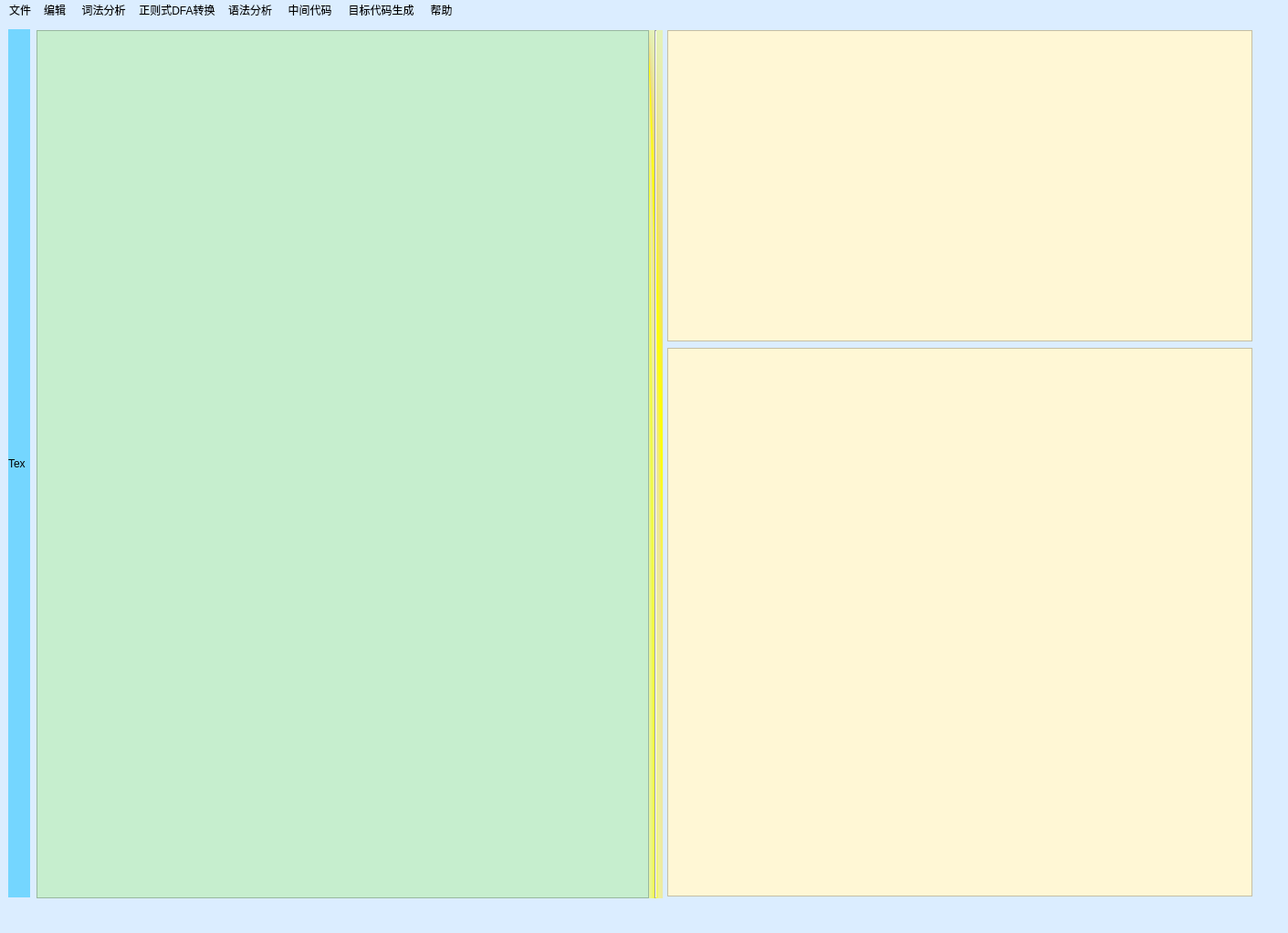
<?xml version="1.0" encoding="UTF-8"?>
<ui version="4.0">
 <class>MainWindow</class>
 <widget class="QMainWindow" name="MainWindow">
  <property name="geometry">
   <rect>
    <x>0</x>
    <y>0</y>
    <width>1411</width>
    <height>1022</height>
   </rect>
  </property>
  <property name="maximumSize">
   <size>
    <width>1411</width>
    <height>1422</height>
   </size>
  </property>
  <property name="palette">
   <palette>
    <active>
     <colorrole role="WindowText">
      <brush brushstyle="SolidPattern">
       <color alpha="255">
        <red>255</red>
        <green>255</green>
        <blue>255</blue>
       </color>
      </brush>
     </colorrole>
     <colorrole role="Button">
      <brush brushstyle="SolidPattern">
       <color alpha="255">
        <red>219</red>
        <green>237</green>
        <blue>255</blue>
       </color>
      </brush>
     </colorrole>
     <colorrole role="Base">
      <brush brushstyle="SolidPattern">
       <color alpha="255">
        <red>219</red>
        <green>237</green>
        <blue>255</blue>
       </color>
      </brush>
     </colorrole>
     <colorrole role="Window">
      <brush brushstyle="SolidPattern">
       <color alpha="255">
        <red>219</red>
        <green>237</green>
        <blue>255</blue>
       </color>
      </brush>
     </colorrole>
    </active>
    <inactive>
     <colorrole role="WindowText">
      <brush brushstyle="SolidPattern">
       <color alpha="255">
        <red>255</red>
        <green>255</green>
        <blue>255</blue>
       </color>
      </brush>
     </colorrole>
     <colorrole role="Button">
      <brush brushstyle="SolidPattern">
       <color alpha="255">
        <red>219</red>
        <green>237</green>
        <blue>255</blue>
       </color>
      </brush>
     </colorrole>
     <colorrole role="Base">
      <brush brushstyle="SolidPattern">
       <color alpha="255">
        <red>219</red>
        <green>237</green>
        <blue>255</blue>
       </color>
      </brush>
     </colorrole>
     <colorrole role="Window">
      <brush brushstyle="SolidPattern">
       <color alpha="255">
        <red>219</red>
        <green>237</green>
        <blue>255</blue>
       </color>
      </brush>
     </colorrole>
    </inactive>
    <disabled>
     <colorrole role="WindowText">
      <brush brushstyle="SolidPattern">
       <color alpha="255">
        <red>120</red>
        <green>120</green>
        <blue>120</blue>
       </color>
      </brush>
     </colorrole>
     <colorrole role="Button">
      <brush brushstyle="SolidPattern">
       <color alpha="255">
        <red>219</red>
        <green>237</green>
        <blue>255</blue>
       </color>
      </brush>
     </colorrole>
     <colorrole role="Base">
      <brush brushstyle="SolidPattern">
       <color alpha="255">
        <red>219</red>
        <green>237</green>
        <blue>255</blue>
       </color>
      </brush>
     </colorrole>
     <colorrole role="Window">
      <brush brushstyle="SolidPattern">
       <color alpha="255">
        <red>219</red>
        <green>237</green>
        <blue>255</blue>
       </color>
      </brush>
     </colorrole>
    </disabled>
   </palette>
  </property>
  <property name="windowTitle">
   <string>MainWindow</string>
  </property>
  <property name="styleSheet">
   <string notr="true">background-color: rgb(219, 237, 255);</string>
  </property>
  <widget class="QWidget" name="centralwidget">
   <widget class="QLabel" name="label">
    <property name="geometry">
     <rect>
      <x>9</x>
      <y>9</y>
      <width>24</width>
      <height>951</height>
     </rect>
    </property>
    <property name="styleSheet">
     <string notr="true">background-color: rgb(116, 214, 255);</string>
    </property>
    <property name="text">
     <string>Tex</string>
    </property>
   </widget>
   <widget class="Line" name="line_3">
    <property name="geometry">
     <rect>
      <x>557</x>
      <y>434</y>
      <width>16</width>
      <height>16</height>
     </rect>
    </property>
    <property name="orientation">
     <enum>Qt::Horizontal</enum>
    </property>
   </widget>
   <widget class="Line" name="line">
    <property name="geometry">
     <rect>
      <x>692</x>
      <y>10</y>
      <width>16</width>
      <height>853</height>
     </rect>
    </property>
    <property name="orientation">
     <enum>Qt::Vertical</enum>
    </property>
   </widget>
   <widget class="Line" name="line_2">
    <property name="geometry">
     <rect>
      <x>701</x>
      <y>10</y>
      <width>16</width>
      <height>853</height>
     </rect>
    </property>
    <property name="orientation">
     <enum>Qt::Vertical</enum>
    </property>
   </widget>
   <widget class="Line" name="line_5">
    <property name="geometry">
     <rect>
      <x>710</x>
      <y>10</y>
      <width>16</width>
      <height>951</height>
     </rect>
    </property>
    <property name="styleSheet">
     <string notr="true">background-color: qconicalgradient(cx:0, cy:0, angle:135, stop:0 rgba(255, 255, 0, 69), stop:0.375 rgba(255, 255, 0, 69), stop:0.423533 rgba(251, 255, 0, 145), stop:0.45 rgba(247, 255, 0, 208), stop:0.477581 rgba(255, 244, 71, 130), stop:0.518717 rgba(255, 218, 71, 130), stop:0.55 rgba(255, 255, 0, 255), stop:0.57754 rgba(255, 203, 0, 130), stop:0.625 rgba(255, 255, 0, 69), stop:1 rgba(255, 255, 0, 69));</string>
    </property>
    <property name="orientation">
     <enum>Qt::Vertical</enum>
    </property>
   </widget>
   <widget class="QTextEdit" name="textEdit">
    <property name="geometry">
     <rect>
      <x>40</x>
      <y>10</y>
      <width>671</width>
      <height>951</height>
     </rect>
    </property>
    <property name="maximumSize">
     <size>
      <width>731</width>
      <height>951</height>
     </size>
    </property>
    <property name="styleSheet">
     <string notr="true">background-color: rgb(198, 238, 206);
selection-background-color: rgb(198, 238, 206);</string>
    </property>
   </widget>
   <widget class="QTextEdit" name="textEdit_2">
    <property name="geometry">
     <rect>
      <x>731</x>
      <y>10</y>
      <width>641</width>
      <height>341</height>
     </rect>
    </property>
    <property name="maximumSize">
     <size>
      <width>1081</width>
      <height>1341</height>
     </size>
    </property>
    <property name="styleSheet">
     <string notr="true">background-color: rgb(255, 247, 213);</string>
    </property>
   </widget>
   <widget class="QTextEdit" name="textEdit_3">
    <property name="geometry">
     <rect>
      <x>731</x>
      <y>358</y>
      <width>641</width>
      <height>601</height>
     </rect>
    </property>
    <property name="maximumSize">
     <size>
      <width>1481</width>
      <height>1501</height>
     </size>
    </property>
    <property name="styleSheet">
     <string notr="true">background-color: rgb(255, 247, 213);</string>
    </property>
   </widget>
   <zorder>line_3</zorder>
   <zorder>line</zorder>
   <zorder>line_2</zorder>
   <zorder>line_5</zorder>
   <zorder>textEdit_2</zorder>
   <zorder>textEdit_3</zorder>
   <zorder>label</zorder>
   <zorder>textEdit</zorder>
  </widget>
  <widget class="QMenuBar" name="menubar">
   <property name="geometry">
    <rect>
     <x>0</x>
     <y>0</y>
     <width>1411</width>
     <height>26</height>
    </rect>
   </property>
   <widget class="QMenu" name="menu">
    <property name="title">
     <string>文件</string>
    </property>
    <addaction name="action_open_file"/>
    <addaction name="actionsave_file"/>
    <addaction name="actionsave_another_file"/>
   </widget>
   <widget class="QMenu" name="menu_2">
    <property name="title">
     <string>编辑</string>
    </property>
   </widget>
   <widget class="QMenu" name="menu_3">
    <property name="title">
     <string> 词法分析</string>
    </property>
    <addaction name="actionstart_analyse"/>
    <addaction name="actionlex_analyse"/>
   </widget>
   <widget class="QMenu" name="menu_4">
    <property name="title">
     <string> 中间代码</string>
    </property>
    <addaction name="action_creat_code"/>
   </widget>
   <widget class="QMenu" name="menu_5">
    <property name="title">
     <string> 目标代码生成</string>
    </property>
    <addaction name="action_creat_targetcode"/>
   </widget>
   <widget class="QMenu" name="menu_7">
    <property name="title">
     <string> 帮助</string>
    </property>
    <addaction name="actionhelp"/>
    <addaction name="action_about_compleier"/>
   </widget>
   <widget class="QMenu" name="menu_6">
    <property name="title">
     <string>语法分析</string>
    </property>
    <addaction name="actionstart"/>
    <addaction name="actiondigui_analyse"/>
    <addaction name="action_Lr0_analyse"/>
   </widget>
   <widget class="QMenu" name="menu_DFA">
    <property name="title">
     <string>正则式DFA转换</string>
    </property>
    <addaction name="actionze_nfa"/>
   </widget>
   <addaction name="menu"/>
   <addaction name="menu_2"/>
   <addaction name="menu_3"/>
   <addaction name="menu_DFA"/>
   <addaction name="menu_6"/>
   <addaction name="menu_4"/>
   <addaction name="menu_5"/>
   <addaction name="menu_7"/>
  </widget>
  <widget class="QStatusBar" name="statusbar"/>
  <action name="action_open_file">
   <property name="text">
    <string>打开文件 ctrl+o</string>
   </property>
   <property name="font">
    <font/>
   </property>
   <property name="shortcut">
    <string>Ctrl+O</string>
   </property>
  </action>
  <action name="actionsave_file">
   <property name="text">
    <string extracomment="ctrl+s">保存文件   ctrl+s</string>
   </property>
   <property name="shortcut">
    <string>Ctrl+S</string>
   </property>
  </action>
  <action name="actionhelp">
   <property name="text">
    <string>help</string>
   </property>
  </action>
  <action name="action_about_compleier">
   <property name="text">
    <string> about compleier</string>
   </property>
  </action>
  <action name="actionstart_analyse">
   <property name="text">
    <string>状态转换图分析</string>
   </property>
  </action>
  <action name="actionsave_another_file">
   <property name="text">
    <string>另存为</string>
   </property>
  </action>
  <action name="actionlex_analyse">
   <property name="text">
    <string>自动分析</string>
   </property>
  </action>
  <action name="actionstart">
   <property name="text">
    <string>预测分析</string>
   </property>
  </action>
  <action name="actiondigui_analyse">
   <property name="text">
    <string>递归分析</string>
   </property>
  </action>
  <action name="action_Lr0_analyse">
   <property name="text">
    <string> Lr0分析</string>
   </property>
  </action>
  <action name="action_creat_code">
   <property name="text">
    <string>生成中间代码</string>
   </property>
  </action>
  <action name="action_creat_targetcode">
   <property name="text">
    <string> 生成目标代码</string>
   </property>
  </action>
  <action name="actionze_nfa">
   <property name="text">
    <string>正则转NFA转DFA最小化</string>
   </property>
  </action>
  <action name="action_nfa_dfa">
   <property name="text">
    <string> NFA转DFA</string>
   </property>
  </action>
  <action name="actiondfa_min">
   <property name="text">
    <string>DFA最小化</string>
   </property>
  </action>
 </widget>
 <resources>
  <include location="../../python3.9/Lib/site-packages/QtDesigner/des.qrc"/>
 </resources>
 <connections/>
</ui>
